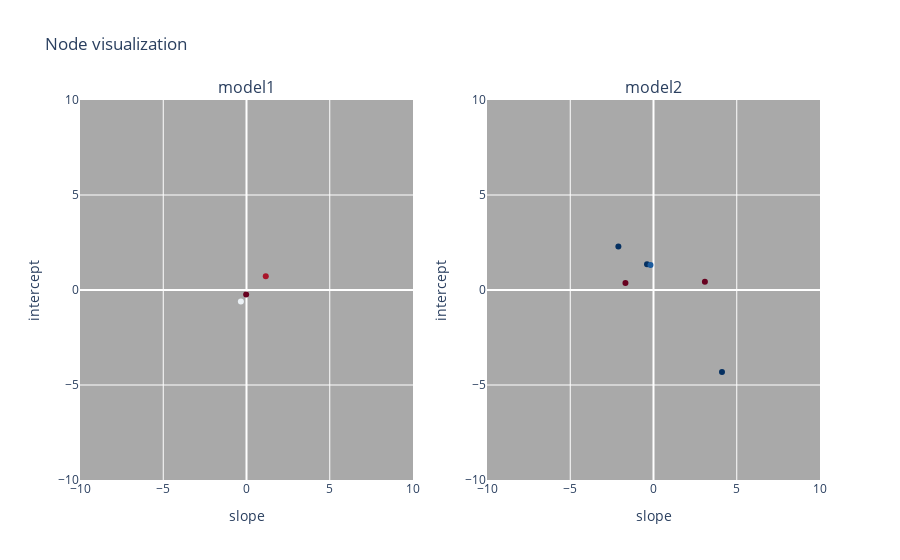

Write notebook code for a chart like this one.
### Code cell
# filter out nodes with -0.1 strength < 0.1
tau = 0.1
nodes1_tmp = nodes1[np.abs(strengths1) > tau]
nodes2_tmp = nodes2[np.abs(strengths2) > tau]
strengths1_tmp = strengths1[np.abs(strengths1) > tau]
strengths2_tmp = strengths2[np.abs(strengths2) > tau]

# visualize the nodes1 and nodes2
# with plotly, in 1*2 grid, visualize the nodes1 and nodes2
fig = make_subplots(rows=1, cols=2, subplot_titles=("model1", "model2"))
# fig background color
fig.update_layout(plot_bgcolor="darkgrey")
fig.add_trace(
    go.Scatter(
        x=nodes1_tmp[:, 0],
        y=nodes1_tmp[:, 1],
        mode="markers",
        marker=dict(color=strengths1_tmp, colorscale="RdBu", cmin=-2, cmax=2),
        showlegend=False,
    ),
    row=1,
    col=1,
)
fig.add_trace(
    go.Scatter(
        x=nodes2_tmp[:, 0],
        y=nodes2_tmp[:, 1],
        mode="markers",
        marker=dict(color=strengths2_tmp, colorscale="RdBu", cmin=-2, cmax=2),
        showlegend=False,
    ),
    row=1,
    col=2,
)
# axis names
fig.update_xaxes(title_text="slope", row=1, col=1)
fig.update_xaxes(title_text="slope", row=1, col=2)
fig.update_yaxes(title_text="intercept", row=1, col=1)
fig.update_yaxes(title_text="intercept", row=1, col=2)
# axis ranges
fig.update_xaxes(range=[-10, 10], row=1, col=1)
fig.update_xaxes(range=[-10, 10], row=1, col=2)
fig.update_yaxes(range=[-10, 10], row=1, col=1)
fig.update_yaxes(range=[-10, 10], row=1, col=2)

fig.update_layout(title_text="Node visualization")

# show strength when hover
fig.update_traces(
    hovertemplate="strength: %{marker.color:.2f}",
)

fig.show()

print(f"num of nodes in model1: {len(nodes1_tmp)}")
print(f"num of nodes in model2: {len(nodes2_tmp)}")

### Figure 1 — Plotly figure (JSON) as saved in the notebook; plotly's stock layout.template omitted (floating-point values rounded to 4 significant figures)
{"data": [{"hovertemplate": "strength: %{marker.color:.2f}", "marker": {"cmax": 2, "cmin": -2, "color": [-2.2, -1.647, 0.1232, -2.252], "colorscale": [[0, "rgb(103,0,31)"], [0.1, "rgb(178,24,43)"], [0.2, "rgb(214,96,77)"], [0.3, "rgb(244,165,130)"], [0.4, "rgb(253,219,199)"], [0.5, "rgb(247,247,247)"], [0.6, "rgb(209,229,240)"], [0.7, "rgb(146,197,222)"], [0.8, "rgb(67,147,195)"], [0.9, "rgb(33,102,172)"], [1, "rgb(5,48,97)"]]}, "mode": "markers", "showlegend": false, "type": "scatter", "x": [13.49, 1.157, -0.3366, -0.02095], "xaxis": "x", "y": [2.365, 0.7284, -0.6101, -0.2334], "yaxis": "y"}, {"hovertemplate": "strength: %{marker.color:.2f}", "marker": {"cmax": 2, "cmin": -2, "color": [2.175, 1.678, -3.709, 5.184, -2.998, 3.559], "colorscale": [[0, "rgb(103,0,31)"], [0.1, "rgb(178,24,43)"], [0.2, "rgb(214,96,77)"], [0.3, "rgb(244,165,130)"], [0.4, "rgb(253,219,199)"], [0.5, "rgb(247,247,247)"], [0.6, "rgb(209,229,240)"], [0.7, "rgb(146,197,222)"], [0.8, "rgb(67,147,195)"], [0.9, "rgb(33,102,172)"], [1, "rgb(5,48,97)"]]}, "mode": "markers", "showlegend": false, "type": "scatter", "x": [-0.3892, -0.1812, 3.086, 4.113, -1.684, -2.109], "xaxis": "x2", "y": [1.357, 1.319, 0.4287, -4.318, 0.3628, 2.294], "yaxis": "y2"}], "layout": {"annotations": [{"font": {"size": 16}, "showarrow": false, "text": "model1", "x": 0.225, "xanchor": "center", "xref": "paper", "y": 1, "yanchor": "bottom", "yref": "paper"}, {"font": {"size": 16}, "showarrow": false, "text": "model2", "x": 0.775, "xanchor": "center", "xref": "paper", "y": 1, "yanchor": "bottom", "yref": "paper"}], "plot_bgcolor": "darkgrey", "title": {"text": "Node visualization"}, "xaxis": {"anchor": "y", "domain": [0, 0.45], "range": [-10, 10], "title": {"text": "slope"}}, "xaxis2": {"anchor": "y2", "domain": [0.55, 1], "range": [-10, 10], "title": {"text": "slope"}}, "yaxis": {"anchor": "x", "domain": [0, 1], "range": [-10, 10], "title": {"text": "intercept"}}, "yaxis2": {"anchor": "x2", "domain": [0, 1], "range": [-10, 10], "title": {"text": "intercept"}}}}
